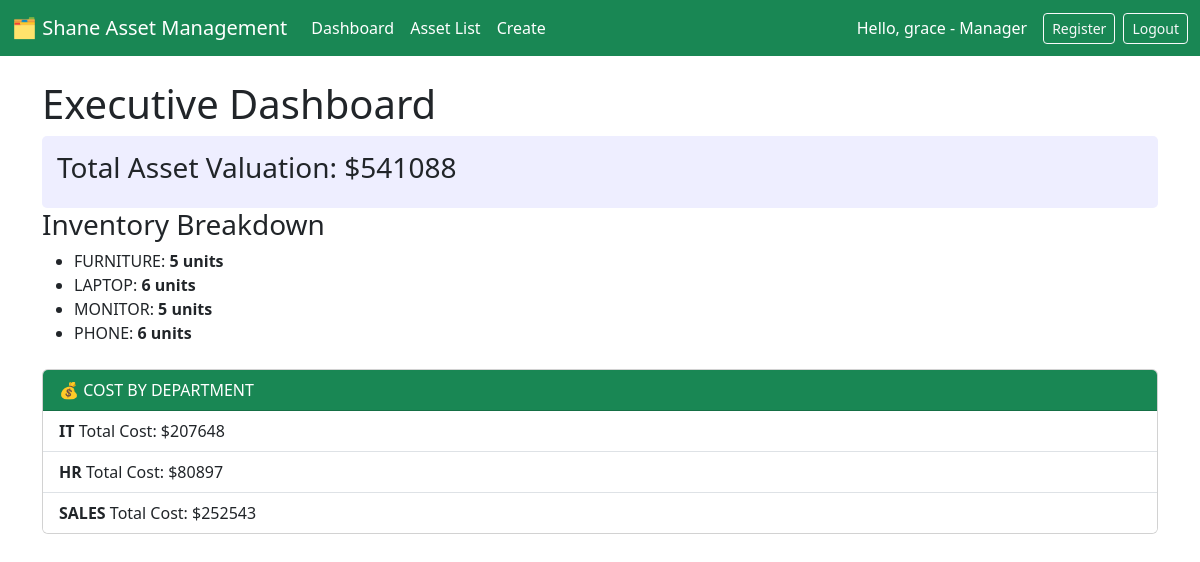
/ (signed in), run on the app's committed database.
### assets/models.py (models this page shows, shortened)
class User(AbstractUser):
    department = models.ForeignKey(Department, on_delete=models.SET_NULL, null=True, related_name='departments')
    ROLE_CHOICES = (
                ('ADMIN', 'Administrator'),
                ('MANAGER','Manager'),
                ('EMPLOYEE','Employee'))
    role = models.CharField(max_length=20, choices=ROLE_CHOICES, default='EMPLOYEE')
    @property
    def is_manager_or_admin(self):
        return self.role in ['ADMIN', 'MANAGER'] or self.is_superuser

class TimeStampedModel(models.Model):
    created_at = models.DateTimeField(auto_now_add=True)
    updated_at = models.DateTimeField(auto_now=True)
    class Meta:
        abstract = True

class Department(TimeStampedModel):
    name = models.CharField(max_length=100)

### assets/views.py (the view)
# urls.py: path('', DashboardView.as_view(), name='dashboard'),
class DashboardView(LoginRequiredMixin,TemplateView):
    template_name = "assets/dashboard.html"
    def get_context_data(self, **kwargs):
        context = super().get_context_data(**kwargs)
        total_cost = Asset.objects.aggregate(total=Sum('cost'))['total'] or 0
        context['total_asset_value'] = total_cost
        context['assets_by_type'] = Asset.objects.values('asset_type').annotate(count=Count('id'))
        cost_by_department = Department.objects.annotate(total_cost=Sum('departments__assets__cost'))
        context['costs'] = cost_by_department
        return context

### assets/templates/assets/dashboard.html
{% extends "assets/base.html" %}
{% block content %}
    <h1>Executive Dashboard</h1>
    <div style="background: #eef; padding: 15px; border-radius: 5px;">
        <h3>Total Asset Valuation: ${{ total_asset_value }}</h3>
    </div>
    <h3>Inventory Breakdown</h3>
    <ul>
        {% for item in assets_by_type %}
            <li>{{ item.asset_type }}: <strong>{{ item.count }} units</strong></li>
        {% empty %}
            <li>No assets found.</li>
        {% endfor %}
    </ul>
     <div class="card mt-4">
        <div class="card-header bg-success text-white">💰 COST BY DEPARTMENT</div>
            <ul class="list-group list-group-flush">
                {% for department in costs %}
                    <li class="list-group-item">
                        <strong>{{department.name}}</strong>
                        Total Cost: ${{department.total_cost}}
                    </li>
                {% endfor %}
            </ul>
    </div>
{% endblock %}

### assets/templates/assets/base.html (shortened to what this page needs)
<!DOCTYPE html>
<html>
<head>
    <link href="https://cdn.jsdelivr.net/npm/bootstrap@5.3.8/dist/css/bootstrap.min.css" rel="stylesheet">
    <link rel="stylesheet" href="https://cdn.datatables.net/1.13.6/css/jquery.dataTables.min.css">
</head>
<body>
   <nav class="navbar navbar-expand-lg navbar-dark bg-success mb-4">
        <div class="container-fluid">
            <a class="navbar-brand text-yellow" href="{% url 'dashboard' %}">
                🗂️ Shane Asset Management
            </a>
            <div class="collapse navbar-collapse" id="navbarNav">
                <ul class="navbar-nav me-auto mb-2 mb-lg-0">
                    <li class="nav-item">
                        <a class="nav-link text-white" href="{% url 'dashboard' %}">Dashboard</a>
                    </li>
                    <li class="nav-item">
                        <a class="nav-link text-white" href="{% url 'asset-list' %}">Asset List</a>
                    </li>
                    <li class="nav-item">
                        <a class="nav-link text-white" href="{% url 'asset-create' %}">Create</a>
                    </li>
                </ul>
                <div class="d-flex align-items-center text-white">
                    {% if user.is_authenticated %}
                        <span class="me-3">Hello, {{ user.username }} - {{user.get_role_display}}</span>
                        {% if user.is_manager_or_admin %}
                            <a class="btn btn-outline-light btn-sm me-2" href="{% url 'register' %}">
                            Register
                        </a>
                        {% endif %}
                        <form action="{% url 'logout' %}" method="post" class="mb-0">
                            <button type="submit" class="btn btn-outline-light btn-sm">
                                Logout
                            </button>
                        </form>
                    {% else %}
                        <a class="btn btn-outline-light btn-sm me-2" href="{% url 'login' %}">
                            Login
                        </a>
                    {% endif %}
                </div>
            </div>
        </div>
    </nav>
    <div class="container">
        {% block content %}{% endblock %}
    </div>
</body>
</html>

### data on the page
User: username "grace", role "Manager"
Department: name "IT", total_cost "207648"
Department: name "HR", total_cost "80897"
Department: name "SALES", total_cost "252543"

### other printed values
{{ total_asset_value }} "541088"
{{ item.asset_type }} "FURNITURE" "LAPTOP" "MONITOR" "PHONE"
{{ item.count }} "5" "6" "5" "6"
